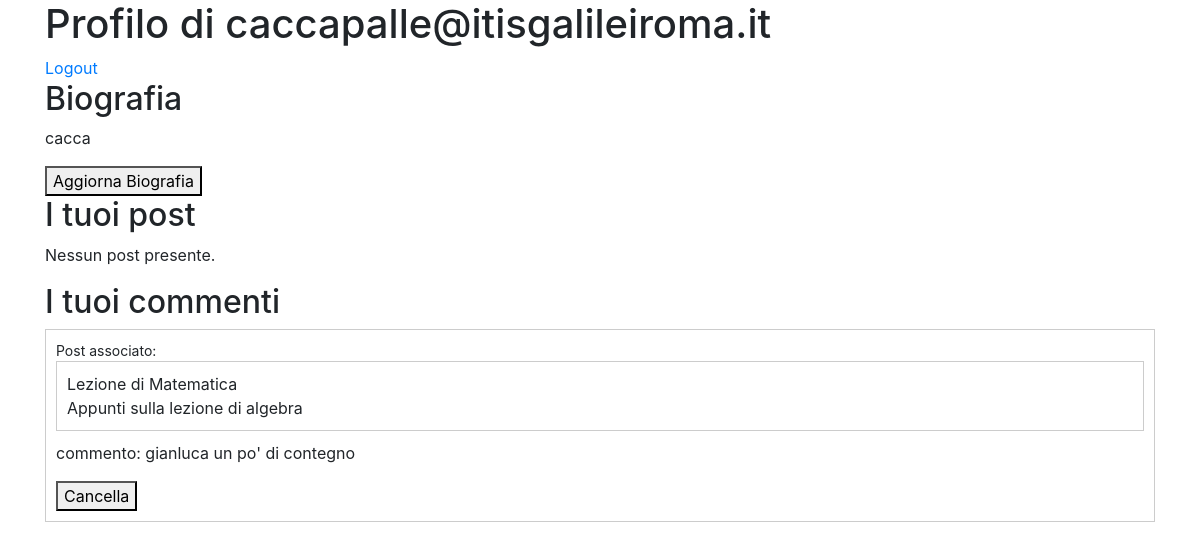
/profile.php (signed in), run on the app's committed database.
### tables this page shows
CREATE TABLE `users` (
  `id_user` int(11) NOT NULL,
  `email` varchar(255) NOT NULL,
  `password` varchar(255) NOT NULL,
  `name` varchar(255) NOT NULL,
  `surname` varchar(255) NOT NULL,
  `bio` varchar(255) DEFAULT NULL,
  `user_type` varchar(255) NOT NULL
);

CREATE TABLE `comments` (
  `id_comment` int(11) NOT NULL,
  `text` varchar(255) NOT NULL,
  `id_user` int(11) DEFAULT NULL,
  `id_post` int(11) DEFAULT NULL
);

CREATE TABLE `posts` (
  `id_post` int(11) NOT NULL,
  `type_post` int(11) NOT NULL COMMENT '1: post semplice\r\n2:evento\r\n3:appunti\r\n4:richiesta appunti',
  `date` date NOT NULL,
  `title` varchar(255) NOT NULL,
  `description` varchar(255) NOT NULL,
  `date_event` datetime DEFAULT NULL,
  `id_user` int(11) DEFAULT NULL,
  `path_folder` int(11) NOT NULL
);

### takeData/takeUserData/takeUserInfo.php (called while the page is built, shortened)
<?php
$stmtUserInfo = $conn->prepare("SELECT email, bio FROM users WHERE id_user = ?");
$stmtUserInfo->bind_param("i", $_SESSION['id_user']);
$stmtUserInfo->execute();
$userInfoResult = $stmtUserInfo->get_result();
$userInfoResult = $userInfoResult->fetch_assoc();

### takeData/takeUserData/takeUserComments.php (called while the page is built, shortened)
<?php
$stmtComments = $conn->prepare("SELECT comments.id_comment, comments.text, posts.title as pTitle, posts.description FROM comments JOIN posts ON comments.id_post = posts.id_post WHERE comments.id_user = ?");
$stmtComments->bind_param("i", $_SESSION['id_user']);
$stmtComments->execute();
$commentsResult = $stmtComments->get_result();

### profile.php (the view, shortened to what this page needs)
<?php
include "./include/connessione.inc";
include "./takeData/takeUserData/takeUserInfo.php";
include "./takeData/takeUserData/takeUserComments.php";
?>
<?php include "./include/start.inc"; ?>
<!DOCTYPE html>
<html>
<head>
</head>
<body>
    <h1>Profilo di <?php echo htmlspecialchars($userInfoResult['email']); ?></h1>
    <a href='gestioneUtenti/logout.php'>Logout</a>
    <h2>Biografia</h2>
    <p><?php echo nl2br(htmlspecialchars($userInfoResult['bio'] ?? '')); ?></p>
    <button onclick="openPopup()">Aggiorna Biografia</button>
    <h2>I tuoi post</h2>
    <?php
    include "./takedata/showData/showPosts.php";
    ?>
    <h2>I tuoi commenti</h2>
    <?php while ($comment = $commentsResult->fetch_assoc()): ?>
        <div class="comment">
            <form method="post" action="gestionePost/deleteComment.php" style="display:inline;">
                <small>Post associato: </small></br>
                <div class="post">
                    <?php echo htmlspecialchars($comment['pTitle']); ?>
                    </br><?php echo htmlspecialchars($comment['description']); ?>
                </div>
                <p>commento: <?php echo htmlspecialchars($comment['text']); ?></p>
                <button type="submit">Cancella</button>
            </form>
        </div>
    <?php endwhile; ?>
</body>
<?php include "./include/end.inc"; ?>
</html>

### profile.php (style rules this page uses)
.post { border: 1px solid #ccc; padding: 10px; margin-bottom: 10px; }
.comment { border: 1px solid #ccc; padding: 10px; margin-bottom: 10px; }

### data on the page
users: email "caccapalle@itisgalileiroma.it", bio "cacca"
comments: id_post.title "Lezione di Matematica", id_post.description "Appunti sulla lezione di algebra", text "gianluca un po' di contegno"
